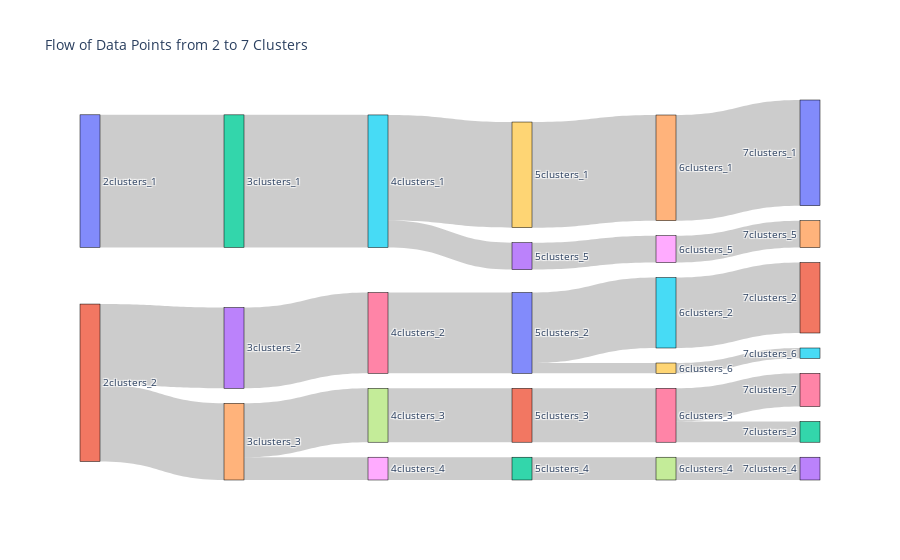

The cell this chart's notebook holds for it:
### Code cell
import pandas as pd
from sklearn.cluster import KMeans
from sklearn.preprocessing import StandardScaler
import plotly.graph_objects as go

# Standardize the data
scaler = StandardScaler()
data_scaled = scaler.fit_transform(trends_matrix)

# Dictionary to store cluster labels for each k
cluster_labels = {}
for k in range(2, 8):  # Clustering from 2 to 7 clusters
    kmeans = KMeans(n_clusters=k, random_state=42)
    cluster_labels[k] = kmeans.fit_predict(data_scaled)

# Prepare transition data for Sankey diagram
sources = []
targets = []
values = []
label_list = []

# Iterate through pairs of consecutive clusterings
for k in range(2, 7):
    # Create a DataFrame to track transitions between k and k+1
    df_transition = pd.DataFrame({
        f'Cluster_{k}': cluster_labels[k],
        f'Cluster_{k+1}': cluster_labels[k+1]
    })
    # Count transitions between clusters
    transition_counts = df_transition.groupby([f'Cluster_{k}', f'Cluster_{k+1}']).size().reset_index(name='count')
    
    for _, row in transition_counts.iterrows():
        sources.append(row[f'Cluster_{k}'] + sum(range(2, k)))  # Unique source ID
        targets.append(row[f'Cluster_{k+1}'] + sum(range(2, k + 1)))  # Unique target ID
        values.append(row['count'])

# Define labels for each node
label_list = [f"{k}clusters_{i+1}" for k in range(2, 8) for i in range(k)]

# Create the Sankey diagram
fig = go.Figure(go.Sankey(
    node=dict(
        pad=15,
        thickness=20,
        line=dict(color="black", width=0.5),
        label=label_list,
    ),
    link=dict(
        source=sources,
        target=targets,
        value=values
    )
))

fig.update_layout(title_text="Flow of Data Points from 2 to 7 Clusters", font_size=10)
fig.show()

### Figure 1 — Plotly figure (JSON) as saved in the notebook; plotly's stock layout.template omitted (floating-point values rounded to 4 significant figures)
{"data": [{"link": {"source": [0, 1, 1, 2, 3, 4, 4, 5, 5, 6, 7, 8, 9, 10, 10, 11, 12, 13, 14, 15, 16, 16, 17, 18, 19], "target": [2, 3, 4, 5, 6, 7, 8, 9, 13, 10, 11, 12, 14, 15, 19, 16, 17, 18, 20, 21, 22, 26, 23, 24, 25], "value": [64, 39, 37, 64, 39, 26, 11, 51, 13, 39, 26, 11, 51, 34, 5, 26, 11, 13, 51, 34, 10, 16, 11, 13, 5]}, "node": {"label": ["2clusters_1", "2clusters_2", "3clusters_1", "3clusters_2", "3clusters_3", "4clusters_1", "4clusters_2", "4clusters_3", "4clusters_4", "5clusters_1", "5clusters_2", "5clusters_3", "5clusters_4", "5clusters_5", "6clusters_1", "6clusters_2", "6clusters_3", "6clusters_4", "6clusters_5", "6clusters_6", "7clusters_1", "7clusters_2", "7clusters_3", "7clusters_4", "7clusters_5", "7clusters_6", "7clusters_7"], "line": {"color": "black", "width": 0.5}, "pad": 15, "thickness": 20}, "type": "sankey"}], "layout": {"autosize": true, "font": {"size": 10}, "title": {"text": "Flow of Data Points from 2 to 7 Clusters"}}}
